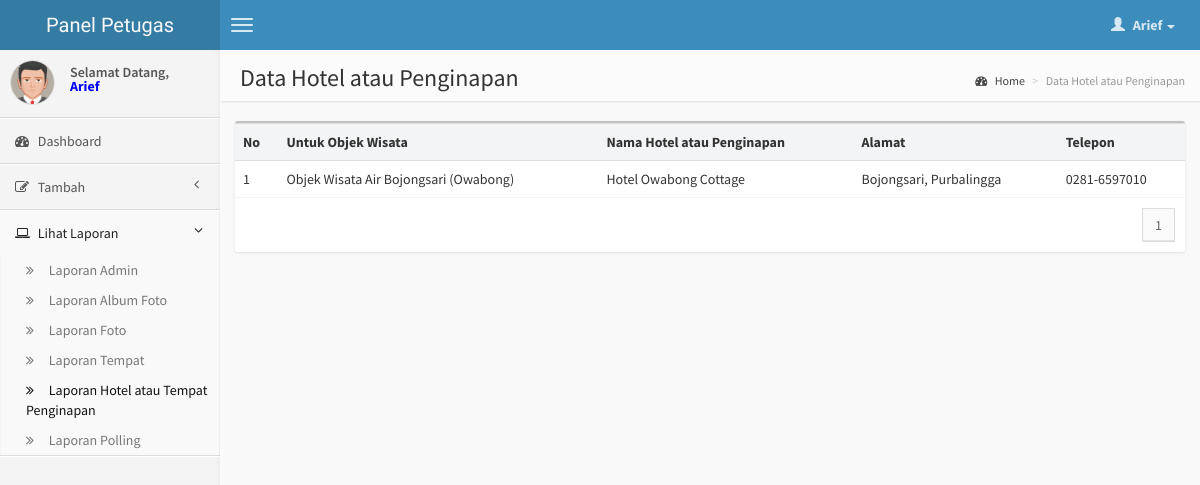
Screenshot of /dashboard/administrator/data_hotel.php (signed in) with the database file from the repository.
### tables this page shows
CREATE TABLE IF NOT EXISTS `sig_hotel` (
  `id_place` int(11) NOT NULL,
  `tourism_attr` varchar(255) NOT NULL,
  `name` varchar(255) NOT NULL,
  `address` text NOT NULL,
  `telp` varchar(50) NOT NULL,
  `status` enum('Approve','Pending','','') NOT NULL DEFAULT 'Pending',
  UNIQUE KEY `name` (`name`)
);

### dashboard/administrator/data_hotel.php (the view, shortened to what this page needs)
<?php
if($_SESSION['Hak_Akses'] == 'Administrator')
{?>
<!DOCTYPE html>
<html>
    <head>
        <link href="css/bootstrap.min.css" rel="stylesheet" type="text/css" />
        <link href="css/font-awesome.min.css" rel="stylesheet" type="text/css" />
        <link href="css/AdminLTE.css" rel="stylesheet" type="text/css" />
    </head>
    <body class="skin-blue">
        <header class="header">
            <a href="index.php" class="logo">
                Panel Petugas
            </a>
            <nav class="navbar navbar-static-top" role="navigation">
                <a href="#" class="navbar-btn sidebar-toggle" data-toggle="offcanvas" role="button">
                    <span class="icon-bar"></span>
                    <span class="icon-bar"></span>
                    <span class="icon-bar"></span>
                </a>
                <div class="navbar-right">
                    <ul class="nav navbar-nav">
                        <li class="dropdown user user-menu">
                            <a href="#" class="dropdown-toggle" data-toggle="dropdown">
                                <i class="glyphicon glyphicon-user"></i>
                                <span><?php echo $_SESSION['Username'];?> <i class="caret"></i></span>
                            </a>
                        </li>
                    </ul>
                </div>
            </nav>
        </header>
        <div class="wrapper row-offcanvas row-offcanvas-left">
            <aside class="left-side sidebar-offcanvas">
                <section class="sidebar">
                    <div class="user-panel">
                        <div class="pull-left image">
                           <?php if($_SESSION['Jenis_Kelamin']== 'Laki - Laki') { ?>
                           <img src="img/avatar5.png" class="img-circle" alt="User Image" />
                           <?php }
				     	   else{ ?>
                           <img src="img/avatar2.png" class="img-circle" alt="User Image" />
                           <?php } ?>
                        </div>
                        <div class="pull-left info">
                            Selamat Datang, <br>
                          <p style="font-weight:bold; color:#00F;"> <?php echo $_SESSION['Username'];?></p>
                        </div>
                    </div>
                    <ul class="sidebar-menu">
                        <li>
                            <a href="index.php">
                                <i class="fa fa-dashboard"></i> <span>Dashboard</span>
                            </a>
                        </li>
                        <li class="treeview">
                            <a href="#">
                                <i class="fa fa-edit"></i>
                                <span>Tambah</span>
                                <i class="fa fa-angle-left pull-right"></i>
                            </a>
                        </li>
                        <li class="treeview active">
                            <a href="#">
                                <i class="fa fa-laptop"></i>
                                <span>Lihat Laporan</span>
                                <i class="fa fa-angle-left pull-right"></i>
                            </a>
                            <ul class="treeview-menu">
                            	<li><a href="data_admin.php"><i class="fa fa-angle-double-right"></i> Laporan Admin</a></li>
                                <li><a href="data_album.php"><i class="fa fa-angle-double-right"></i> Laporan Album Foto</a></li>
                                <li><a href="data_photo.php"><i class="fa fa-angle-double-right"></i> Laporan Foto</a></li>
                                <li><a href="data_place.php"><i class="fa fa-angle-double-right"></i> Laporan Tempat</a></li>
                                <li class="active"><a href="data_hotel.php"><i class="fa fa-angle-double-right"></i> Laporan Hotel atau Tempat Penginapan</a></li>
                                <li><a href="data_polling.php"><i class="fa fa-angle-double-right"></i> Laporan Polling</a></li>
                            </ul>
                        </li>
                    </ul>
                </section>
            </aside>
            <aside class="right-side">
                <section class="content-header">
                    <h1>
                    Data Hotel atau Penginapan
                    </h1>
                    <ol class="breadcrumb">
                        <li><a href="index.php"><i class="fa fa-dashboard"></i> Home</a></li>
                        <li class="active">Data Hotel atau Penginapan</li>
                    </ol>
                </section>
                <section class="content">
                    <div class="row">
                        <div class="col-md-12">
                            <div class="box">
                                <div class="box-body no-padding">
                                    <table class="table table-striped">
                                        <tr>
                                            <th>No</th>
                                            <th>Untuk Objek Wisata</th>
                                            <th>Nama Hotel atau Penginapan</th>
                                            <th>Alamat</th>
                                            <th>Telepon</th>
                                        </tr>
                                         <?php
											$dataPerPage = 10;
											if(isset($_GET['page']))
											{
												$noPage = $_GET['page'];
											}
											else $noPage = 1;
											$offset = ($noPage - 1) * $dataPerPage;
											$no = 1;
											$queri = "SELECT * FROM `sig_hotel` where status = 'Approve' order by name asc LIMIT $offset, $dataPerPage ";
											$ambil = mysql_query($queri);
											if(mysql_num_rows($ambil) != 0 )
											{
												while($urai = mysql_fetch_assoc($ambil))
												{
										?>
                                        <tr>
                                           <td><?php echo $no++;?></td>
                                           <td><?php echo $urai['tourism_attr']?></td>
                                           <td><?php echo $urai['name'];?></td>
                                           <td><?php echo $urai['address'];?></td>
                                           <td><?php echo $urai['telp'];?></td>
                                        </tr>
                                         <?php }
										}
											$query 	= "SELECT COUNT(*) AS jumData FROM `sig_hotel`";
											$hasil  = mysql_query($query);
											$data   = mysql_fetch_array($hasil);
											$jumData = $data['jumData'];
											$jumPage = ceil($jumData/$dataPerPage);?>
                                    </table>
                                </div>
                                <div class="box-footer clearfix">
                                    <ul class="pagination no-margin pull-right">
									   <?php
											for($page = 1; $page <= $jumPage; $page++)
											{
													 if ((($page >= $noPage - 3) && ($page <= $noPage + 3)) || ($page == 1) || ($page == $jumPage))
													 {
														if (($showPage != ($jumPage - 1)) && ($page == $jumPage))  echo "";
														else echo "<li> <a href='".$_SERVER['PHP_SELF']."?page=".$page."' class='active'>".$page."</a> </li> ";
													 }
											}
									   ?>
                                    </ul>
                                </div>
                            </div>
                        </div>
                    </div>
                </section>
            </aside>
        </div>
    </body>
</html>
<?php
}
else
{
	include("error.php");
}?>

### rows the page displays
sig_hotel: tourism_attr "Objek Wisata Air Bojongsari (Owabong)", name "Hotel Owabong Cottage", address "Bojongsari, Purbalingga", telp "0281-6597010"

### other values shown
$_SESSION['Username'] "Arief"
